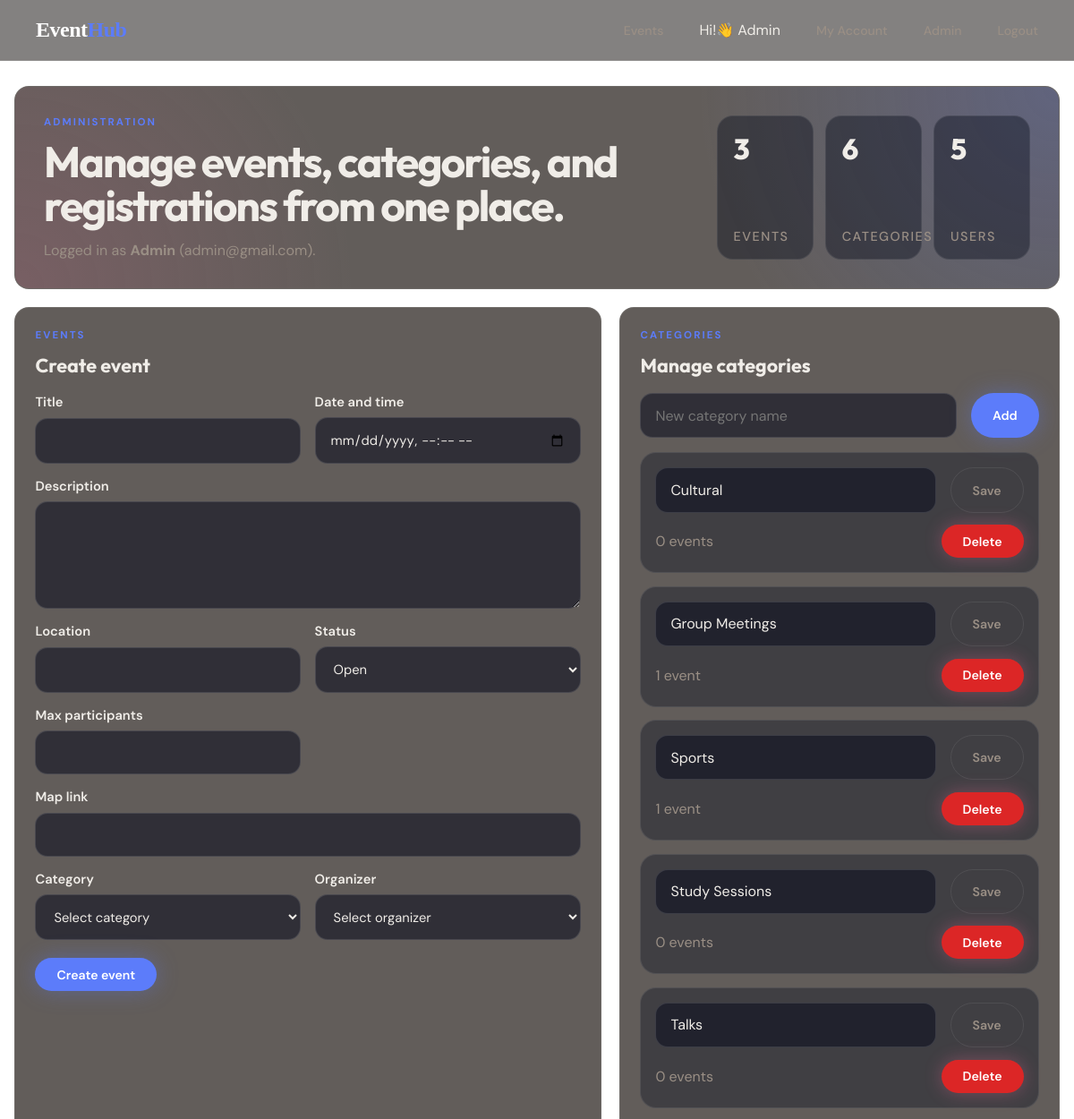
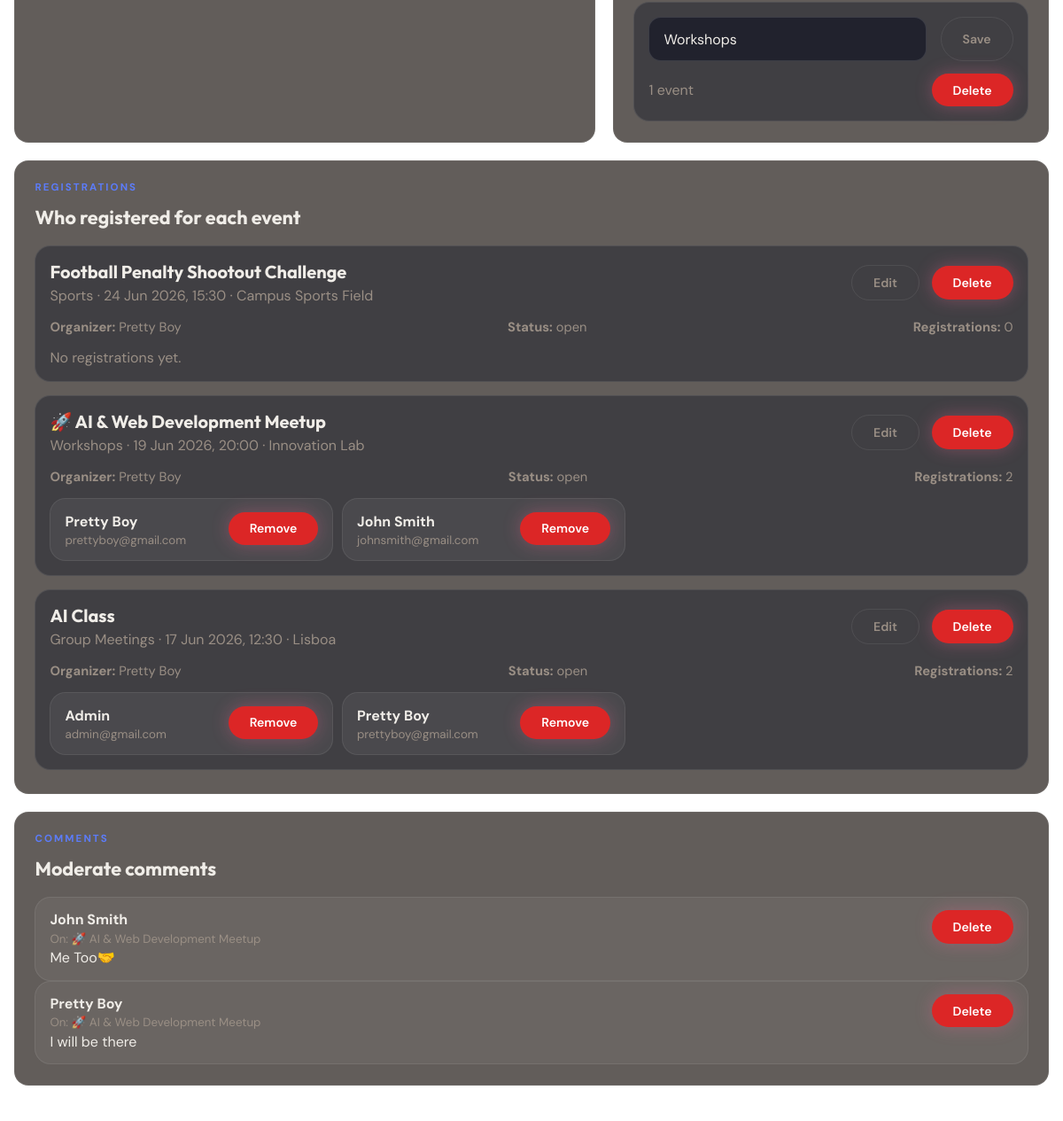
The page /admin (signed in) on the database its author committed (2 pictures, top to bottom).
### models.py (models this page shows)
class BaseModel(Model):
    class Meta:
        database = db

class User(BaseModel):
    email = CharField(unique=True)
    full_name = CharField()
    password_hash = CharField()
    is_admin = BooleanField(default=False)

class Category(BaseModel):
    name = CharField(unique=True)

class Event(BaseModel):
    title = CharField()
    description = TextField(null=True)
    date = DateTimeField()
    location = CharField()
    status = CharField(default="open")
    max_participants = IntegerField(null=True)
    map_link = CharField(null=True)
    category = ForeignKeyField(Category, backref="events")
    organizer = ForeignKeyField(User, backref="events")

class Registration(BaseModel):
    user = ForeignKeyField(User, backref="registrations")
    event = ForeignKeyField(Event, backref="registrations")

class Comment(BaseModel):
    text = TextField()
    event = ForeignKeyField(Event, backref="comments")
    author = ForeignKeyField(User, backref="comments")

### app.py (the view)
@app.route("/admin")
@admin_required
def admin():
    return render_admin_dashboard()

### templates/admin.html (shortened to what this page needs)
{% extends "base.html" %}
{% block extra_css %}
<link rel="stylesheet" href="{{ url_for('static', filename='admin.css') }}">
{% endblock %}
{% block content %}
<div class="admin-page">
    <section class="admin-hero glass">
        <div class="admin-hero-copy">
            <p class="admin-eyebrow">Administration</p>
            <h1>Manage events, categories, and registrations from one place.</h1>
            <p class="admin-summary">Logged in as <strong>{{ current_user.full_name }}</strong> ({{ current_user.email }}).</p>
        </div>
        <div class="admin-hero-stats">
            <div class="stat-card">
                <span class="stat-value">{{ events|length }}</span>
                <span class="stat-label">Events</span>
            </div>
            <div class="stat-card">
                <span class="stat-value">{{ categories|length }}</span>
                <span class="stat-label">Categories</span>
            </div>
            <div class="stat-card">
                <span class="stat-value">{{ users|length }}</span>
                <span class="stat-label">Users</span>
            </div>
        </div>
    </section>
    <div class="admin-grid">
        <section class="admin-panel glass">
            <div class="panel-header">
                <div>
                    <p class="panel-kicker">Events</p>
                    <h3>{% if editing_event %}Edit event{% else %}Create event{% endif %}</h3>
                </div>
            </div>
            <form class="admin-form" method="post" action="{% if editing_event %}{{ url_for('admin_edit_event', event_id=editing_event.id) }}{% else %}{{ url_for('admin_create_event') }}{% endif %}">
                <div class="form-grid">
                    <label>
                        <span>Title</span>
                        <input name="title" type="text" required value="{{ editing_event.title if editing_event else '' }}">
                    </label>
                    <label>
                        <span>Date and time</span>
                        <input name="date" type="datetime-local" required value="{% if editing_event %}{{ editing_event.date.strftime('%Y-%m-%dT%H:%M') }}{% endif %}">
                    </label>
                    <label class="span-2">
                        <span>Description</span>
                        <textarea name="description" rows="4">{{ editing_event.description if editing_event and editing_event.description else '' }}</textarea>
                    </label>
                    <label>
                        <span>Location</span>
                        <input name="location" type="text" required value="{{ editing_event.location if editing_event else '' }}">
                    </label>
                    <label>
                        <span>Status</span>
                        <select name="status">
                            <option value="open" {% if not editing_event or editing_event.status == 'open' %}selected{% endif %}>Open</option>
                        </select>
                    </label>
                    <label>
                        <span>Max participants</span>
                        <input name="max_participants" type="number" min="1" value="{{ editing_event.max_participants if editing_event and editing_event.max_participants is not none else '' }}">
                    </label>
                    <label class="span-2">
                        <span>Map link</span>
                        <input name="map_link" type="url" value="{{ editing_event.map_link if editing_event and editing_event.map_link else '' }}">
                    </label>
                    <label>
                        <span>Category</span>
                        <select name="category_id" required>
                            <option value="">Select category</option>
                        </select>
                    </label>
                    <label>
                        <span>Organizer</span>
                        <select name="organizer_id" required>
                            <option value="">Select organizer</option>
                        </select>
                    </label>
                </div>
                <div class="form-actions">
                    <button class="btn btn-primary" type="submit" onclick="return confirm('Are you sure you want to save these changes?');">
                        {% if editing_event %}Save changes{% else %}Create event{% endif %}
                    </button>
                </div>
            </form>
        </section>
        <section class="admin-panel glass">
            <div class="panel-header">
                <div>
                    <p class="panel-kicker">Categories</p>
                    <h3>Manage categories</h3>
                </div>
            </div>
            <form class="inline-form" method="post" action="{{ url_for('admin_create_category') }}">
                <input name="name" type="text" placeholder="New category name">
                <button class="btn btn-primary" type="submit">Add</button>
            </form>
            {% if categories %}
                <div class="category-list">
                    {% for category in categories %}
                        <div class="category-row">
                            <form class="inline-form inline-form-tight" method="post" action="{{ url_for('admin_edit_category', category_id=category.id) }}">
                                <input name="name" type="text" value="{{ category.name }}">
                                <button class="btn btn-ghost" type="submit">Save</button>
                            </form>
                            <div class="category-meta">
                                <span>{{ category.events.count() }} event{{ '' if category.events.count() == 1 else 's' }}</span>
                                <form method="post" action="{{ url_for('admin_delete_category', category_id=category.id) }}">
                                    <button class="btn btn-danger" type="submit" {% if category.events.count() > 0 %}disabled title="Move or delete the linked events first"{% endif %}>Delete</button>
                                </form>
                            </div>
                        </div>
                    {% endfor %}
                </div>
            {% else %}
                <p class="empty-state">No categories yet.</p>
            {% endif %}
        </section>
    </div>
    <section class="admin-panel glass admin-events">
        <div class="panel-header">
            <div>
                <p class="panel-kicker">Registrations</p>
                <h3>Who registered for each event</h3>
            </div>
        </div>
        {% if events %}
            <div class="event-list">
                {% for event in events %}
                    <article class="event-card">
                        <div class="event-card-top">
                            <div>
                                <h4>{{ event.title }}</h4>
                                <p class="event-subtitle">{{ event.category.name }} · {{ event.date.strftime('%d %b %Y, %H:%M') }} · {{ event.location }}</p>
                            </div>
                            <div class="event-actions">
                                <a class="btn btn-ghost" href="{{ url_for('admin_edit_event', event_id=event.id) }}">Edit</a>
                                <form method="post" action="{{ url_for('admin_delete_event', event_id=event.id) }}" onsubmit="return confirm('Delete this event? This also removes its registrations and comments.');">
                                    <button class="btn btn-danger" type="submit">Delete</button>
                                </form>
                            </div>
                        </div>
                        <div class="event-card-meta">
                            <span><strong>Organizer:</strong> {{ event.organizer.full_name }}</span>
                            <span><strong>Status:</strong> {{ event.status }}</span>
                            <span><strong>Registrations:</strong> {{ event.registrations|length }}</span>
                        </div>
                        {% if event.registrations|length > 0 %}
                            <div class="attendee-list">
                                {% for registration in event.registrations %}
                                    <div class="attendee-card">
                                        <div class="attendee-card-top">
                                            <div class="attendee-card-copy">
                                                <span class="attendee-name">{{ registration.user.full_name }}</span>
                                                <small>{{ registration.user.email }}</small>
                                            </div>
                                            <form method="post" action="{{ url_for('admin_delete_registration', event_id=event.id, registration_id=registration.id) }}" onsubmit="return confirm('Remove this participant from the event?');">
                                                <button class="btn btn-danger" type="submit">Remove</button>
                                            </form>
                                        </div>
                                    </div>
                                {% endfor %}
                            </div>
                        {% else %}
                            <p class="empty-state">No registrations yet.</p>
                        {% endif %}
                    </article>
                {% endfor %}
            </div>
        {% else %}
            <p class="empty-state">No events yet.</p>
        {% endif %}
    </section>
    <section class="admin-panel glass admin-comments">
    <div class="panel-header">
        <div>
            <p class="panel-kicker">Comments</p>
            <h3>Moderate comments</h3>
        </div>
    </div>
    {% if comments %}
        <div class="comment-list">
            {% for comment in comments %}
                <div class="attendee-card">
                    <div class="attendee-card-top">
                        <div class="attendee-card-copy">
                            <span class="attendee-name">
                                {{ comment.author.full_name }}
                            </span>
                            <small>
                                On: {{ comment.event.title }}
                            </small>
                            <p>{{ comment.text }}</p>
                        </div>
                        <form method="POST"
                              action="{{ url_for('delete_comment', comment_id=comment.id) }}"
                              onsubmit="return confirm('Delete this comment?');">
                            <button class="btn btn-danger" type="submit">
                                Delete
                            </button>
                        </form>
                    </div>
                </div>
            {% endfor %}
        </div>
    {% else %}
        <p class="empty-state">No comments yet.</p>
    {% endif %}
</section>
</div>
{% endblock %}

### templates/base.html (shortened to what this page needs)
<!doctype html>
<html lang="en">
<head>
    <link rel="stylesheet" href="{{ url_for('static', filename='shared.css') }}">
    <link rel="stylesheet" href="{{ url_for('static', filename='index.css') }}">
    <link rel="stylesheet" href="{{ url_for('static', filename='events.css') }}">
    <link rel="stylesheet" href="{{ url_for('static', filename='login.css') }}">
    <link rel="stylesheet" href="{{ url_for('static', filename='create_event.css') }}">
    {% block extra_css %}{% endblock %}
</head>
<body>
    <iframe src="{{ url_for('static', filename='background.html') }}" class="bg-frame" title="background"></iframe>
    <header>
    <nav class="navbar">
        <a href="{{ url_for('home') }}" class="nav-logo">Event<em>Hub</em></a>
        <ul class="nav-links" id="navLinks">
        {% if current_user %}
            <li><a href="{{ url_for('events') }}">Events</a></li>
            <li>Hi!👋 {{ current_user.full_name }}</li>
            <li><a href="{{ url_for('profile') }}">My Account</a></li>
            {% if current_user.is_admin %}
                <li><a href="{{ url_for('admin') }}">Admin</a></li>
            {% endif %}
            <li><a href="{{ url_for('logout') }}">Logout</a></li>
        {% else %}
            <li><a href="{{ url_for('login') }}">Login</a></li>
            <li><a href="{{ url_for('login') }}#register">Sign up</a></li>
        {% endif %}
        </ul>
    </nav>
</header>
      <main>
    {% block content %}{% endblock %}
</main>
</body>
</html>

### rows shown on the page
User: full_name "Admin", email "admin@gmail.com"
Category: name "Cultural", events.count "0", events "s"
Category: name "Group Meetings", events.count "1"
Category: name "Sports", events.count "1"
Category: name "Study Sessions", events.count "0", events "s"
Category: name "Talks", events.count "0", events "s"
Category: name "Workshops", events.count "1"
Event: title "Football Penalty Shootout Challenge", category.name "Sports", date "24 Jun 2026, 15:30", location "Campus Sports Field", organizer.full_name "Pretty Boy", status "open", registrations|length "0", shows "No registrations yet."
Event: title "🚀 AI & Web Development Meetup", category.name "Workshops", date "19 Jun 2026, 20:00", location "Innovation Lab", organizer.full_name "Pretty Boy", status "open", registrations|length "2"
Registration: user.full_name "Pretty Boy", user.email "prettyboy@gmail.com"
Registration: user.full_name "John Smith", user.email "johnsmith@gmail.com"
Event: title "AI Class", category.name "Group Meetings", date "17 Jun 2026, 12:30", location "Lisboa", organizer.full_name "Pretty Boy", status "open", registrations|length "2"
Registration: user.full_name "Admin", user.email "admin@gmail.com"
Registration: user.full_name "Pretty Boy", user.email "prettyboy@gmail.com"
Comment: author.full_name "John Smith", event "🚀 AI & Web Development Meetup", text "Me Too🤝"
Comment: author.full_name "Pretty Boy", event "🚀 AI & Web Development Meetup", text "I will be there"

### other values the page prints
{{ events|length }} "3"
{{ categories|length }} "6"
{{ users|length }} "5"
